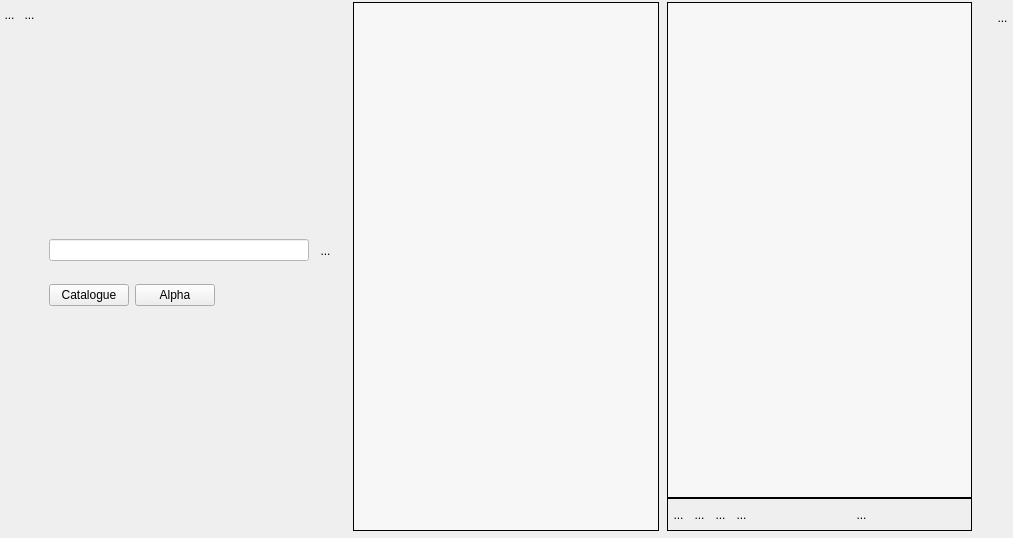
<?xml version="1.0" encoding="UTF-8"?>
<ui version="4.0">
 <class>WidgetPlusieursIntoOrdonne</class>
 <widget class="QWidget" name="WidgetPlusieursIntoOrdonne">
  <property name="geometry">
   <rect>
    <x>0</x>
    <y>0</y>
    <width>1013</width>
    <height>538</height>
   </rect>
  </property>
  <property name="sizePolicy">
   <sizepolicy hsizetype="Preferred" vsizetype="Expanding">
    <horstretch>0</horstretch>
    <verstretch>0</verstretch>
   </sizepolicy>
  </property>
  <property name="minimumSize">
   <size>
    <width>0</width>
    <height>0</height>
   </size>
  </property>
  <property name="windowTitle">
   <string>Form</string>
  </property>
  <layout class="QHBoxLayout" name="horizontalLayout_2">
   <property name="spacing">
    <number>0</number>
   </property>
   <property name="leftMargin">
    <number>0</number>
   </property>
   <property name="topMargin">
    <number>2</number>
   </property>
   <property name="rightMargin">
    <number>0</number>
   </property>
   <property name="bottomMargin">
    <number>7</number>
   </property>
   <item>
    <layout class="QVBoxLayout" name="verticalLayout_3">
     <property name="spacing">
      <number>0</number>
     </property>
     <item>
      <layout class="QHBoxLayout" name="horizontalLayout">
       <property name="spacing">
        <number>0</number>
       </property>
       <property name="sizeConstraint">
        <enum>QLayout::SetFixedSize</enum>
       </property>
       <item>
        <widget class="QToolButton" name="BFermeListe">
         <property name="sizePolicy">
          <sizepolicy hsizetype="Fixed" vsizetype="Fixed">
           <horstretch>0</horstretch>
           <verstretch>0</verstretch>
          </sizepolicy>
         </property>
         <property name="maximumSize">
          <size>
           <width>21</width>
           <height>25</height>
          </size>
         </property>
         <property name="toolTip">
          <string>permet de gérer la liste</string>
         </property>
         <property name="styleSheet">
          <string notr="true">border:0px</string>
         </property>
         <property name="text">
          <string>...</string>
         </property>
         <property name="icon">
          <iconset>
           <normaloff>../../../.designer/Editeur/icons/minusnode.png</normaloff>../../../.designer/Editeur/icons/minusnode.png</iconset>
         </property>
         <property name="iconSize">
          <size>
           <width>25</width>
           <height>25</height>
          </size>
         </property>
        </widget>
       </item>
       <item>
        <widget class="MonBoutonValide" name="RBValide">
         <property name="minimumSize">
          <size>
           <width>21</width>
           <height>25</height>
          </size>
         </property>
         <property name="maximumSize">
          <size>
           <width>21</width>
           <height>25</height>
          </size>
         </property>
         <property name="focusPolicy">
          <enum>Qt::ClickFocus</enum>
         </property>
         <property name="toolTip">
          <string>Affiche le rapport de validation du mot-clef</string>
         </property>
         <property name="styleSheet">
          <string notr="true">border : 0px</string>
         </property>
         <property name="text">
          <string>...</string>
         </property>
         <property name="icon">
          <iconset>
           <normaloff>../../../.designer/Editeur/icons/ast-green-ball.png</normaloff>../../../.designer/Editeur/icons/ast-green-ball.png</iconset>
         </property>
         <property name="iconSize">
          <size>
           <width>25</width>
           <height>25</height>
          </size>
         </property>
        </widget>
       </item>
      </layout>
     </item>
     <item>
      <spacer name="verticalSpacer">
       <property name="orientation">
        <enum>Qt::Vertical</enum>
       </property>
       <property name="sizeHint" stdset="0">
        <size>
         <width>20</width>
         <height>5</height>
        </size>
       </property>
      </spacer>
     </item>
    </layout>
   </item>
   <item>
    <layout class="QVBoxLayout" name="verticalLayout_4">
     <property name="spacing">
      <number>0</number>
     </property>
     <item>
      <widget class="MonLabelClic" name="label">
       <property name="sizePolicy">
        <sizepolicy hsizetype="Fixed" vsizetype="Preferred">
         <horstretch>0</horstretch>
         <verstretch>0</verstretch>
        </sizepolicy>
       </property>
       <property name="minimumSize">
        <size>
         <width>300</width>
         <height>25</height>
        </size>
       </property>
       <property name="maximumSize">
        <size>
         <width>178</width>
         <height>16777215</height>
        </size>
       </property>
       <property name="frameShape">
        <enum>QFrame::NoFrame</enum>
       </property>
       <property name="text">
        <string>&lt;html&gt;&lt;head/&gt;&lt;body&gt;&lt;p&gt;&lt;br/&gt;&lt;/p&gt;&lt;/body&gt;&lt;/html&gt;</string>
       </property>
       <property name="scaledContents">
        <bool>false</bool>
       </property>
       <property name="alignment">
        <set>Qt::AlignLeading|Qt::AlignLeft|Qt::AlignTop</set>
       </property>
      </widget>
     </item>
     <item>
      <spacer name="verticalSpacer_5">
       <property name="orientation">
        <enum>Qt::Vertical</enum>
       </property>
       <property name="sizeHint" stdset="0">
        <size>
         <width>20</width>
         <height>40</height>
        </size>
       </property>
      </spacer>
     </item>
     <item>
      <widget class="QFrame" name="frameRecherche">
       <layout class="QHBoxLayout" name="horizontalLayout_5">
        <item>
         <widget class="QLineEdit" name="LEFiltre">
          <property name="styleSheet">
           <string notr="true">background:rgb(255,255,255)

</string>
          </property>
         </widget>
        </item>
        <item>
         <widget class="QToolButton" name="PBFind">
          <property name="minimumSize">
           <size>
            <width>21</width>
            <height>31</height>
           </size>
          </property>
          <property name="maximumSize">
           <size>
            <width>21</width>
            <height>31</height>
           </size>
          </property>
          <property name="toolTip">
           <string>Détruit une ligne</string>
          </property>
          <property name="styleSheet">
           <string notr="true">border : 0px</string>
          </property>
          <property name="text">
           <string>...</string>
          </property>
          <property name="icon">
           <iconset theme="find">
            <normaloff>../../../.designer/backup</normaloff>../../../.designer/backup</iconset>
          </property>
          <property name="iconSize">
           <size>
            <width>32</width>
            <height>32</height>
           </size>
          </property>
         </widget>
        </item>
       </layout>
      </widget>
     </item>
     <item>
      <widget class="QFrame" name="frameRecherche2">
       <layout class="QHBoxLayout" name="horizontalLayout_6">
        <item>
         <widget class="QPushButton" name="PBCata">
          <property name="text">
           <string>Catalogue</string>
          </property>
         </widget>
        </item>
        <item>
         <widget class="QPushButton" name="PBAlpha">
          <property name="text">
           <string>Alpha</string>
          </property>
         </widget>
        </item>
        <item>
         <spacer name="horizontalSpacer_7">
          <property name="orientation">
           <enum>Qt::Horizontal</enum>
          </property>
          <property name="sizeHint" stdset="0">
           <size>
            <width>40</width>
            <height>20</height>
           </size>
          </property>
         </spacer>
        </item>
       </layout>
      </widget>
     </item>
     <item>
      <spacer name="verticalSpacer_6">
       <property name="orientation">
        <enum>Qt::Vertical</enum>
       </property>
       <property name="sizeType">
        <enum>QSizePolicy::Fixed</enum>
       </property>
       <property name="sizeHint" stdset="0">
        <size>
         <width>20</width>
         <height>20</height>
        </size>
       </property>
      </spacer>
     </item>
     <item>
      <widget class="QScrollArea" name="scrollArea_2">
       <property name="sizePolicy">
        <sizepolicy hsizetype="Expanding" vsizetype="Expanding">
         <horstretch>0</horstretch>
         <verstretch>0</verstretch>
        </sizepolicy>
       </property>
       <property name="frameShape">
        <enum>QFrame::NoFrame</enum>
       </property>
       <property name="frameShadow">
        <enum>QFrame::Plain</enum>
       </property>
       <property name="widgetResizable">
        <bool>true</bool>
       </property>
       <widget class="QWidget" name="scrollAreaWidgetContents">
        <property name="geometry">
         <rect>
          <x>0</x>
          <y>0</y>
          <width>18</width>
          <height>180</height>
         </rect>
        </property>
        <property name="sizePolicy">
         <sizepolicy hsizetype="Fixed" vsizetype="Preferred">
          <horstretch>0</horstretch>
          <verstretch>0</verstretch>
         </sizepolicy>
        </property>
        <layout class="QVBoxLayout" name="verticalLayout_6">
         <item>
          <widget class="QLabel" name="monCommentaireLabel">
           <property name="text">
            <string>&lt;html&gt;&lt;head/&gt;&lt;body&gt;&lt;p&gt;&lt;br/&gt;&lt;/p&gt;&lt;/body&gt;&lt;/html&gt;</string>
           </property>
          </widget>
         </item>
        </layout>
       </widget>
      </widget>
     </item>
    </layout>
   </item>
   <item>
    <spacer name="horizontalSpacer_3">
     <property name="orientation">
      <enum>Qt::Horizontal</enum>
     </property>
     <property name="sizeType">
      <enum>QSizePolicy::Fixed</enum>
     </property>
     <property name="sizeHint" stdset="0">
      <size>
       <width>8</width>
       <height>20</height>
      </size>
     </property>
    </spacer>
   </item>
   <item>
    <widget class="QScrollArea" name="scrollArea">
     <property name="sizePolicy">
      <sizepolicy hsizetype="Expanding" vsizetype="Expanding">
       <horstretch>0</horstretch>
       <verstretch>0</verstretch>
      </sizepolicy>
     </property>
     <property name="styleSheet">
      <string notr="true">background : rgb(247,247,247)</string>
     </property>
     <property name="frameShape">
      <enum>QFrame::Box</enum>
     </property>
     <property name="frameShadow">
      <enum>QFrame::Plain</enum>
     </property>
     <property name="lineWidth">
      <number>1</number>
     </property>
     <property name="widgetResizable">
      <bool>true</bool>
     </property>
     <property name="alignment">
      <set>Qt::AlignBottom|Qt::AlignLeading|Qt::AlignLeft</set>
     </property>
     <widget class="QWidget" name="verticalWidgetLE">
      <property name="geometry">
       <rect>
        <x>0</x>
        <y>0</y>
        <width>300</width>
        <height>527</height>
       </rect>
      </property>
      <property name="sizePolicy">
       <sizepolicy hsizetype="Preferred" vsizetype="Preferred">
        <horstretch>0</horstretch>
        <verstretch>0</verstretch>
       </sizepolicy>
      </property>
      <layout class="QVBoxLayout" name="CBLayout">
       <property name="spacing">
        <number>0</number>
       </property>
       <property name="margin">
        <number>0</number>
       </property>
       <item>
        <spacer name="verticalSpacer_4">
         <property name="orientation">
          <enum>Qt::Vertical</enum>
         </property>
         <property name="sizeHint" stdset="0">
          <size>
           <width>20</width>
           <height>40</height>
          </size>
         </property>
        </spacer>
       </item>
      </layout>
     </widget>
    </widget>
   </item>
   <item>
    <spacer name="horizontalSpacer_2">
     <property name="orientation">
      <enum>Qt::Horizontal</enum>
     </property>
     <property name="sizeType">
      <enum>QSizePolicy::Preferred</enum>
     </property>
     <property name="sizeHint" stdset="0">
      <size>
       <width>8</width>
       <height>108</height>
      </size>
     </property>
    </spacer>
   </item>
   <item>
    <layout class="QVBoxLayout" name="verticalLayout_5">
     <item>
      <layout class="QVBoxLayout" name="verticalLayout_2">
       <property name="spacing">
        <number>0</number>
       </property>
       <item>
        <widget class="QScrollArea" name="scrollAreaRE">
         <property name="sizePolicy">
          <sizepolicy hsizetype="Expanding" vsizetype="Expanding">
           <horstretch>0</horstretch>
           <verstretch>0</verstretch>
          </sizepolicy>
         </property>
         <property name="styleSheet">
          <string notr="true">background : rgb(247,247,247)</string>
         </property>
         <property name="frameShape">
          <enum>QFrame::Box</enum>
         </property>
         <property name="frameShadow">
          <enum>QFrame::Plain</enum>
         </property>
         <property name="lineWidth">
          <number>1</number>
         </property>
         <property name="widgetResizable">
          <bool>true</bool>
         </property>
         <property name="alignment">
          <set>Qt::AlignBottom|Qt::AlignLeading|Qt::AlignLeft</set>
         </property>
         <widget class="QWidget" name="verticalWidgetLEChoisis">
          <property name="geometry">
           <rect>
            <x>0</x>
            <y>0</y>
            <width>297</width>
            <height>482</height>
           </rect>
          </property>
          <property name="sizePolicy">
           <sizepolicy hsizetype="Preferred" vsizetype="Preferred">
            <horstretch>0</horstretch>
            <verstretch>0</verstretch>
           </sizepolicy>
          </property>
          <layout class="QVBoxLayout" name="CBChoisis">
           <property name="spacing">
            <number>0</number>
           </property>
           <property name="margin">
            <number>0</number>
           </property>
           <item>
            <spacer name="verticalSpacer_3">
             <property name="orientation">
              <enum>Qt::Vertical</enum>
             </property>
             <property name="sizeHint" stdset="0">
              <size>
               <width>20</width>
               <height>40</height>
              </size>
             </property>
            </spacer>
           </item>
          </layout>
         </widget>
        </widget>
       </item>
      </layout>
     </item>
     <item>
      <widget class="QFrame" name="frame">
       <property name="sizePolicy">
        <sizepolicy hsizetype="Preferred" vsizetype="Fixed">
         <horstretch>0</horstretch>
         <verstretch>0</verstretch>
        </sizepolicy>
       </property>
       <property name="frameShape">
        <enum>QFrame::Box</enum>
       </property>
       <layout class="QHBoxLayout" name="horizontalLayout_3">
        <property name="spacing">
         <number>0</number>
        </property>
        <property name="margin">
         <number>0</number>
        </property>
        <item>
         <layout class="QHBoxLayout" name="horizontalLayout_4">
          <property name="spacing">
           <number>0</number>
          </property>
          <property name="sizeConstraint">
           <enum>QLayout::SetFixedSize</enum>
          </property>
          <item>
           <widget class="QToolButton" name="RBHaut">
            <property name="minimumSize">
             <size>
              <width>21</width>
              <height>31</height>
             </size>
            </property>
            <property name="maximumSize">
             <size>
              <width>21</width>
              <height>31</height>
             </size>
            </property>
            <property name="toolTip">
             <string>Remonte d'une ligne</string>
            </property>
            <property name="styleSheet">
             <string notr="true">border : 0px</string>
            </property>
            <property name="text">
             <string>...</string>
            </property>
            <property name="icon">
             <iconset theme="go-up">
              <normaloff>../../../.designer/backup</normaloff>../../../.designer/backup</iconset>
            </property>
            <property name="iconSize">
             <size>
              <width>32</width>
              <height>32</height>
             </size>
            </property>
           </widget>
          </item>
          <item>
           <widget class="QToolButton" name="RBBas">
            <property name="minimumSize">
             <size>
              <width>21</width>
              <height>31</height>
             </size>
            </property>
            <property name="maximumSize">
             <size>
              <width>21</width>
              <height>31</height>
             </size>
            </property>
            <property name="toolTip">
             <string>Descend d'une ligne</string>
            </property>
            <property name="styleSheet">
             <string notr="true">border : 0px</string>
            </property>
            <property name="text">
             <string>...</string>
            </property>
            <property name="icon">
             <iconset theme="go-down">
              <normaloff>../../../.designer/backup</normaloff>../../../.designer/backup</iconset>
            </property>
            <property name="iconSize">
             <size>
              <width>32</width>
              <height>32</height>
             </size>
            </property>
           </widget>
          </item>
          <item>
           <widget class="QToolButton" name="RBMoins">
            <property name="minimumSize">
             <size>
              <width>21</width>
              <height>31</height>
             </size>
            </property>
            <property name="maximumSize">
             <size>
              <width>21</width>
              <height>31</height>
             </size>
            </property>
            <property name="toolTip">
             <string>Détruit une ligne</string>
            </property>
            <property name="styleSheet">
             <string notr="true">border : 0px</string>
            </property>
            <property name="text">
             <string>...</string>
            </property>
            <property name="icon">
             <iconset>
              <normaloff>../Editeur/icons/MoinsBleu.png</normaloff>../Editeur/icons/MoinsBleu.png</iconset>
            </property>
            <property name="iconSize">
             <size>
              <width>32</width>
              <height>32</height>
             </size>
            </property>
           </widget>
          </item>
          <item>
           <widget class="QToolButton" name="RBPlus">
            <property name="minimumSize">
             <size>
              <width>21</width>
              <height>31</height>
             </size>
            </property>
            <property name="maximumSize">
             <size>
              <width>21</width>
              <height>31</height>
             </size>
            </property>
            <property name="toolTip">
             <string>ajoute une ligne</string>
            </property>
            <property name="styleSheet">
             <string notr="true">border : 0px</string>
            </property>
            <property name="text">
             <string>...</string>
            </property>
            <property name="icon">
             <iconset>
              <normaloff>../Editeur/icons/PlusBleu.png</normaloff>../Editeur/icons/PlusBleu.png</iconset>
            </property>
            <property name="iconSize">
             <size>
              <width>32</width>
              <height>32</height>
             </size>
            </property>
           </widget>
          </item>
         </layout>
        </item>
        <item>
         <spacer name="horizontalSpacer_4">
          <property name="orientation">
           <enum>Qt::Horizontal</enum>
          </property>
          <property name="sizeHint" stdset="0">
           <size>
            <width>40</width>
            <height>20</height>
           </size>
          </property>
         </spacer>
        </item>
        <item>
         <widget class="QToolButton" name="RBVoisListe">
          <property name="minimumSize">
           <size>
            <width>21</width>
            <height>31</height>
           </size>
          </property>
          <property name="maximumSize">
           <size>
            <width>21</width>
            <height>31</height>
           </size>
          </property>
          <property name="toolTip">
           <string>visualise l'ensemble des valeurs</string>
          </property>
          <property name="styleSheet">
           <string notr="true">border : 0px</string>
          </property>
          <property name="text">
           <string>...</string>
          </property>
          <property name="icon">
           <iconset>
            <normaloff>../Editeur/icons/verre-loupe-icone-6087-64.png</normaloff>../Editeur/icons/verre-loupe-icone-6087-64.png</iconset>
          </property>
          <property name="iconSize">
           <size>
            <width>32</width>
            <height>32</height>
           </size>
          </property>
         </widget>
        </item>
        <item>
         <spacer name="horizontalSpacer_5">
          <property name="orientation">
           <enum>Qt::Horizontal</enum>
          </property>
          <property name="sizeHint" stdset="0">
           <size>
            <width>18</width>
            <height>20</height>
           </size>
          </property>
         </spacer>
        </item>
       </layout>
      </widget>
     </item>
    </layout>
   </item>
   <item>
    <spacer name="horizontalSpacer">
     <property name="orientation">
      <enum>Qt::Horizontal</enum>
     </property>
     <property name="sizeType">
      <enum>QSizePolicy::Preferred</enum>
     </property>
     <property name="sizeHint" stdset="0">
      <size>
       <width>20</width>
       <height>17</height>
      </size>
     </property>
    </spacer>
   </item>
   <item>
    <layout class="QVBoxLayout" name="verticalLayout">
     <item>
      <widget class="QToolButton" name="RBPoubelle">
       <property name="minimumSize">
        <size>
         <width>21</width>
         <height>31</height>
        </size>
       </property>
       <property name="maximumSize">
        <size>
         <width>21</width>
         <height>31</height>
        </size>
       </property>
       <property name="toolTip">
        <string>Détruit le mot-clef</string>
       </property>
       <property name="styleSheet">
        <string notr="true">border : 0px</string>
       </property>
       <property name="text">
        <string>...</string>
       </property>
       <property name="icon">
        <iconset>
         <normaloff>../../../.designer/Editeur/icons/deleteRond.png</normaloff>../../../.designer/Editeur/icons/deleteRond.png</iconset>
       </property>
       <property name="iconSize">
        <size>
         <width>32</width>
         <height>32</height>
        </size>
       </property>
      </widget>
     </item>
     <item>
      <spacer name="verticalSpacer_2">
       <property name="orientation">
        <enum>Qt::Vertical</enum>
       </property>
       <property name="sizeHint" stdset="0">
        <size>
         <width>20</width>
         <height>40</height>
        </size>
       </property>
      </spacer>
     </item>
    </layout>
   </item>
  </layout>
  <zorder>horizontalSpacer</zorder>
  <zorder>horizontalSpacer_2</zorder>
  <zorder>horizontalSpacer_3</zorder>
  <zorder>scrollArea</zorder>
  <zorder></zorder>
 </widget>
 <customwidgets>
  <customwidget>
   <class>MonBoutonValide</class>
   <extends>QToolButton</extends>
   <header>monBoutonValide.h</header>
  </customwidget>
  <customwidget>
   <class>MonLabelClic</class>
   <extends>QLabel</extends>
   <header>monLabelClic.h</header>
  </customwidget>
 </customwidgets>
 <resources/>
 <connections/>
</ui>
